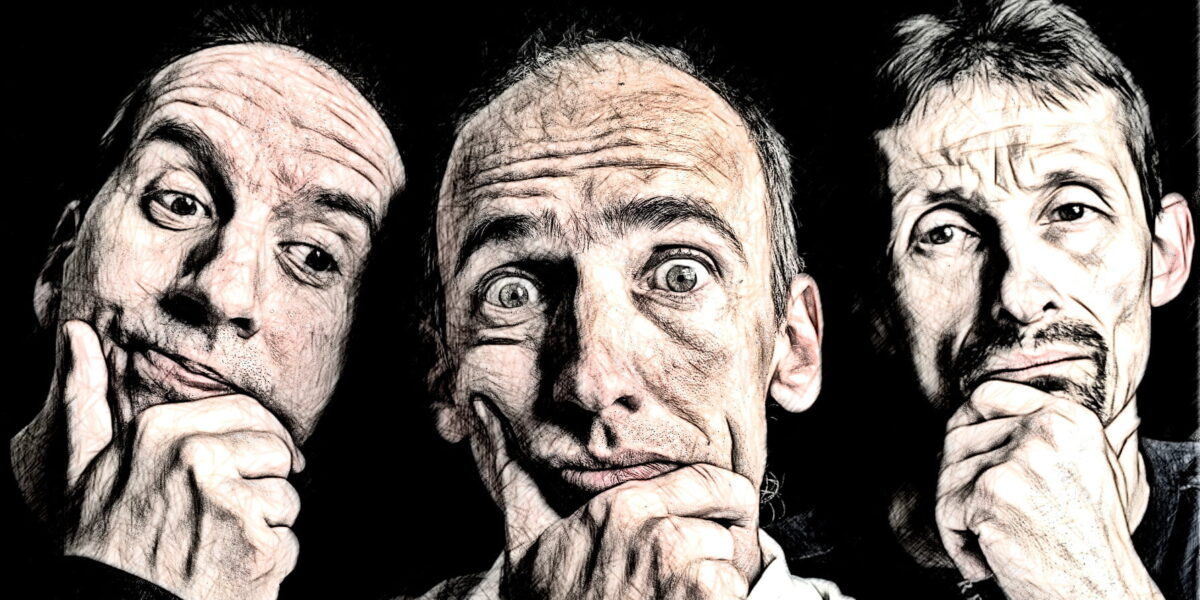
#> input picture Metody_rozpoznawania_wzorców_HOG_Haar/zad8.png, 1200 x 600 px
$ python lab7.1.py
#> lines starting #> are read from the running program, lines starting #| are printed output that depends on the picture
import cv2
import numpy as np
import matplotlib.pyplot as plt
from skimage.feature import hog

cell_size = 8
orientations = 9
frame_size = 3

image = cv2.imread("zad8.png", cv2.IMREAD_GRAYSCALE)
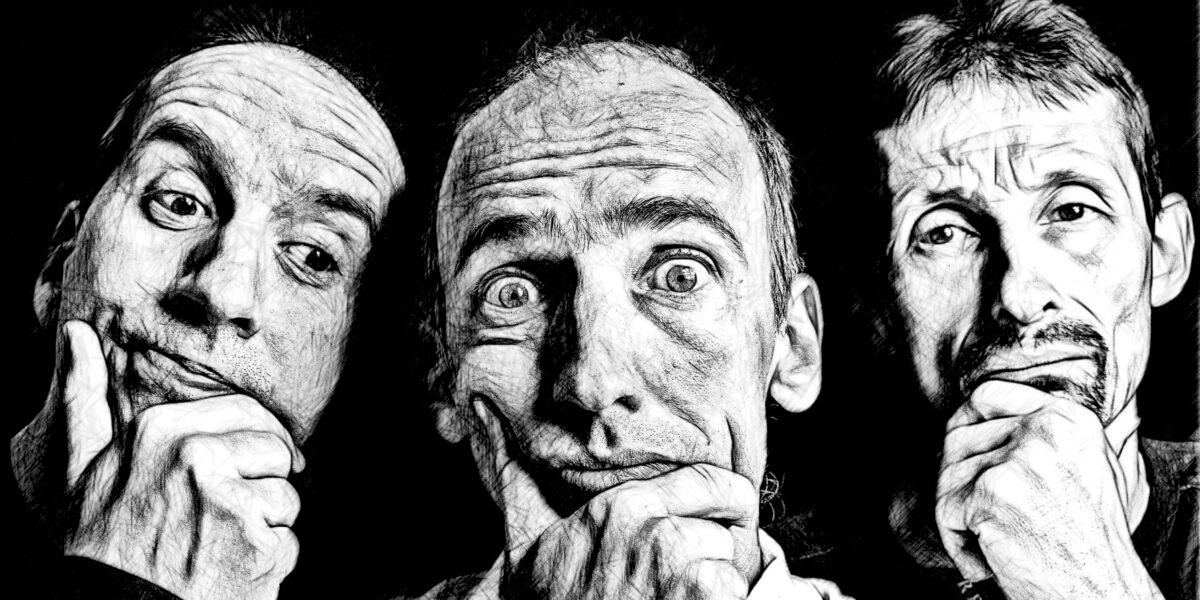
#> image: shape (600, 1200); min 0, max 255, mean 110.7
height, width = image.shape
#> height = 600; width = 1200

features, _ = hog(image,
                  orientations=orientations,
                  pixels_per_cell=(cell_size, cell_size),
                  cells_per_block=(2, 2),
                  block_norm='L2-Hys',
                  visualize=True,
                  feature_vector=True)

cells_x = width // cell_size
#> cells_x = 150
cells_y = height // cell_size
#> cells_y = 75
hog_array = features.reshape((cells_y - 1, cells_x - 1, 4, orientations)).sum(axis=2)

n_x = (width // 2) // cell_size
#> n_x = 75
n_y = (height // 2) // cell_size
#> n_y = 37

def get_hist(y, x):
    if 0 <= y < hog_array.shape[0] and 0 <= x < hog_array.shape[1]:
        hist = hog_array[y, x]
        return hist if np.sum(hist) > 0 else np.ones(orientations) * 1e-6
    return np.ones(orientations) * 1e-6

def get_area_hist(y, x, size=3):
#> called with y = 36, x = 75, size = 3
    offset = size // 2
    hist = np.zeros(orientations)
    for dy in range(-offset, offset + 1):
        for dx in range(-offset, offset + 1):
            hist += get_hist(y + dy, x + dx)
    return hist

hist_prev = get_area_hist(n_y - 1, n_x, frame_size)
#> hist_prev = [5.71, 5.18, 4.25, 3.53, 5.96, 4.98, 5.44, 6.49, 5.52]
hist_curr = get_area_hist(n_y, n_x, frame_size)
#> hist_curr = [6.07, 5.1, 5.03, 3.87, 6.27, 5.02, 5.78, 6.31, 5.27]
hist_next = get_area_hist(n_y + 1, n_x, frame_size)
#> hist_next = [6.49, 4.8, 5.37, 3.6, 5.96, 5.15, 5.94, 5.68, 4.97]

image_color = cv2.cvtColor(image, cv2.COLOR_GRAY2BGR)
half = (frame_size // 2) * cell_size
x_start = max(0, (n_x - 1) * cell_size)
#> x_start = 592
y_start = max(0, (n_y - 1) * cell_size)
#> y_start = 288
x_end = min(width, (n_x + 2) * cell_size)
#> x_end = 616
y_end = min(height, (n_y + 2) * cell_size)
#> y_end = 312
cv2.rectangle(image_color, (x_start, y_start), (x_end, y_end), (0, 0, 255), 2)
#> image_color: shape (600, 1200, 3); mean B, G, R 110.6, 110.6, 110.7

cv2.imshow("Twarz środkowego mężczyzny", image_color)
cv2.waitKey(0)
cv2.destroyAllWindows()

def plot_hog_histogram(hist, ax, title):
    ax.bar(np.arange(orientations), hist, color='blue')
    ax.set_title(title)
    ax.set_xlabel("HOG feature")
    ax.set_ylabel("vector height")
    ax.set_xticks(np.arange(orientations))

def plot_orientation_arrows(hist, ax):
    ax.axis('equal')
    ax.axis('off')
    max_len = max(hist)
#> max_len = 6.49
    for i in range(orientations):
        angle = 2 * np.pi * i / orientations
        dx = np.cos(angle)
        dy = np.sin(angle)
        ax.arrow(0, 0, dx * hist[i] / max_len, dy * hist[i] / max_len, head_width=0.05, head_length=0.1, fc='blue', ec='blue')

fig, axes = plt.subplots(3, 2, figsize=(10, 10))

plot_hog_histogram(hist_prev, axes[0, 0], "Histogram n-1")
plot_orientation_arrows(hist_prev, axes[0, 1])

plot_hog_histogram(hist_curr, axes[1, 0], "Histogram n (środek twarzy)")
plot_orientation_arrows(hist_curr, axes[1, 1])

plot_hog_histogram(hist_next, axes[2, 0], "Histogram n+1")
plot_orientation_arrows(hist_next, axes[2, 1])

plt.tight_layout()
plt.show()
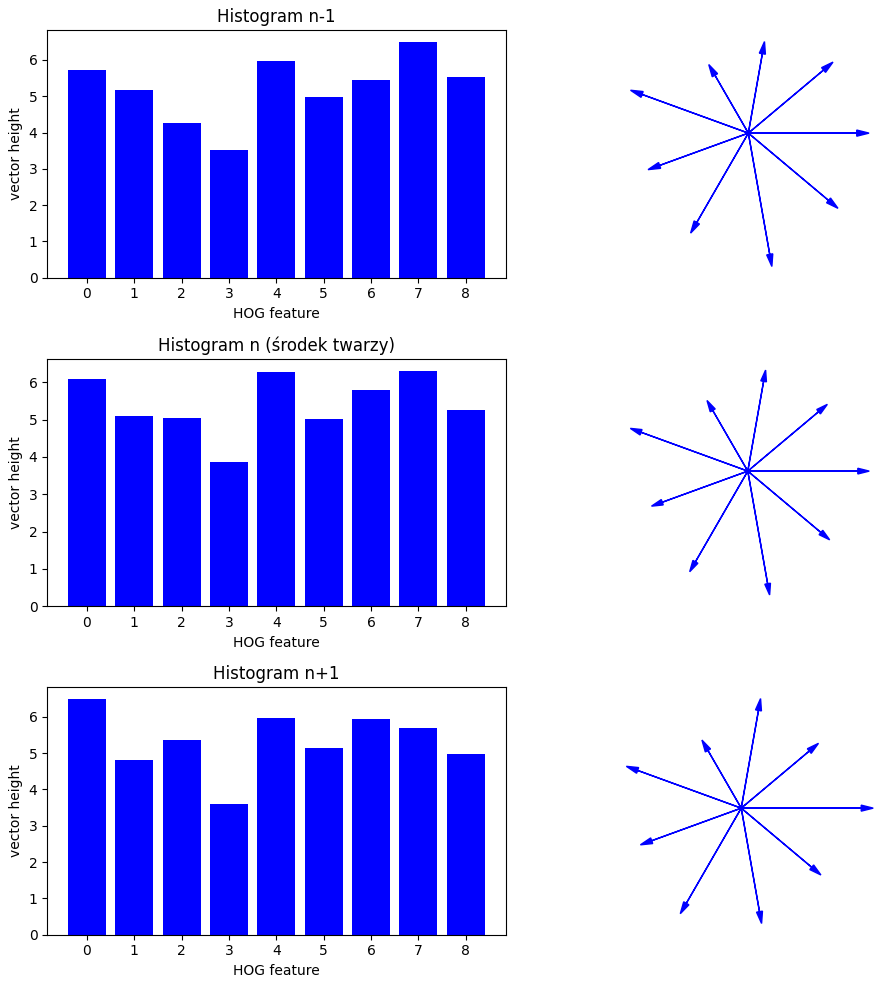
#> figure drawn by matplotlib, 6 panels; panel 1: tallest bar 6.49 high, from x = 6.6 to 7.4; panel 3: tallest bar 6.31 high, from x = 6.6 to 7.4; panel 5: tallest bar 6.49 high, from x = -0.4 to 0.4
